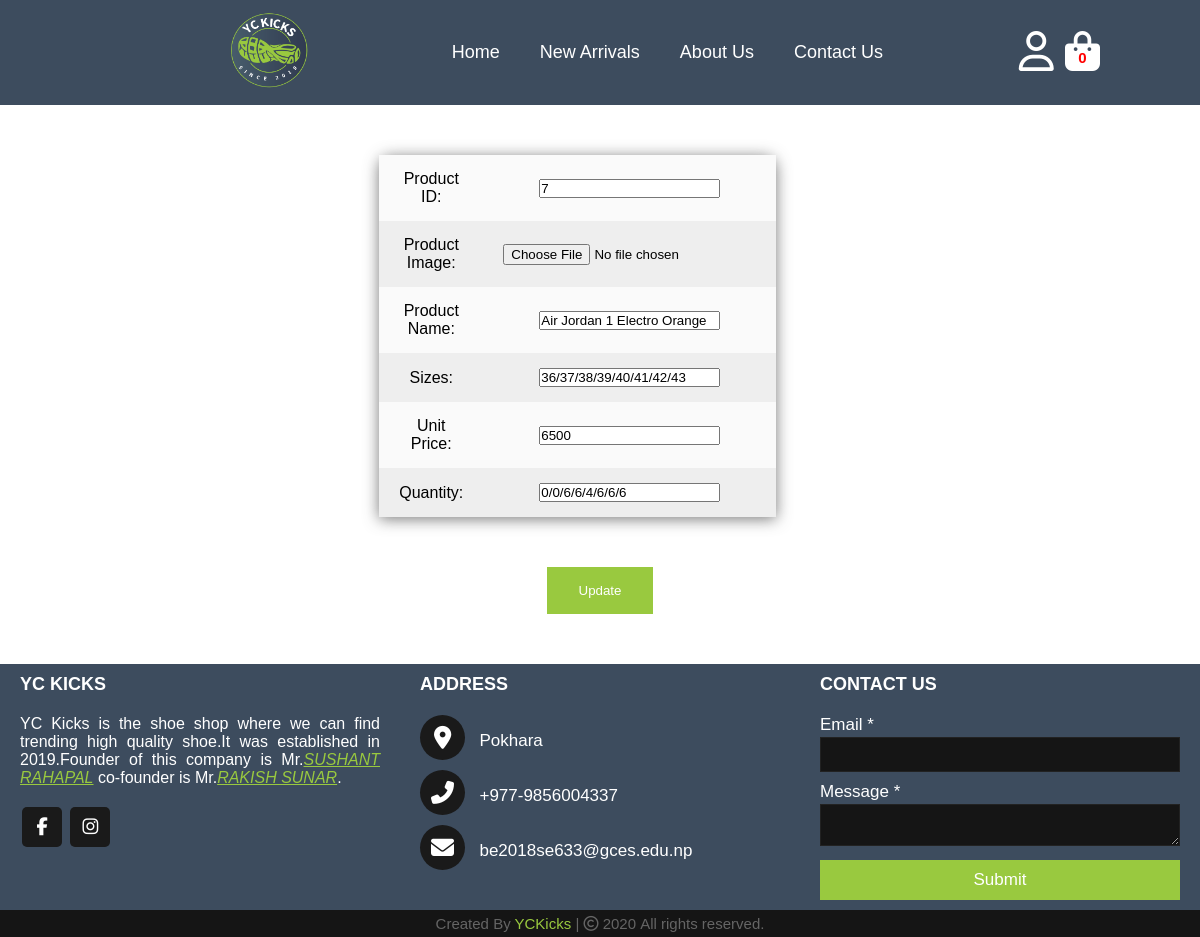
Page /update.php?id=7 on the committed database.
### tables this page shows
CREATE TABLE `cartadmin` (
  `id` int(4) NOT NULL,
  `Pic` varchar(255) NOT NULL,
  `Product_Name` varchar(255) NOT NULL,
  `Size` text NOT NULL,
  `Unit_Price` int(55) NOT NULL,
  `quantity` text NOT NULL
);

### update.php (the view, shortened to what this page needs)
<?php
    require "header.php";
?>
<?php
    include 'connection.php';
    $id = $_GET['id'];
    $q ="SELECT * FROM cartadmin WHERE id=$id";
    $query=mysqli_query($con,$q);
   foreach(mysqli_fetch_all($query,MYSQLI_ASSOC) as $result)
   {
        $file = $result['Pic'];
        $ProductName = $result['Product_Name'];
        $Size= $result['Size'];
        $UnitPrice = $result['Unit_Price'];
        $Quantity=$result['quantity'];
    }
?>
<!DOCTYPE html>
<html lang="en">
<head>
    <link rel="stylesheet" href="css/update.css">
</head>
<body>
     <form action="edit.php" method="post" enctype="multipart/form-data" class="eupload">
    <div class="">
    <table>
   <tr>
    <td>Product ID:</td>
    <td><input type="text" name="id" value = "<?= $id ?>" readonly></td>
   </tr>
    <tr>
    <td>Product Image:</td>
    <td><input type="file" name="pic" value="<?php echo $file;?>"></td>
    </tr>
    <tr>
    <td>Product Name:</td>
    <td><input type="text" name="product_name" value="<?php echo $ProductName;?>" ></td>
    </tr>
    <tr>
    <td>Sizes:</td>
    <td><input type="text" name="size" value="<?php echo $Size;?>"></td>
    </tr>
    <tr>
    <td>Unit Price:</td>
    <td><input type="text" name="unit_price" value="<?php echo $UnitPrice;?>"></td>
    </tr>
    <td>Quantity:</td>
    <td><input type="text" name="quantity" value="<?php echo $Quantity;?>"></td>
    </table>
    </div>
    <input type="submit" name="update" value = "Update" class="ebtn">
</form>
</body>
</html>
<?php
    require "footer.php";
?>

### css/header.css (style rules this page uses)
* { margin: 0; padding: 0; font-family: 'Work Sans', sans-serif; }

### css/update.css (style rules this page uses)
* { margin: 0; padding: 0; box-sizing: border-box; }
.eupload { margin-top: 50px; display: flex; flex-direction: column; justify-content: center; align-items: center; height: auto; }
table { width: 60%; border-collapse: collapse; border-spacing: 0; box-shadow: 0 2px 15px rgba(64, 64, 64, .7); border-radius: 12px 12px 0 0; margin-bottom: 50px; }
td, th { padding: 15px 20px; text-align: center; }
tr { width: 100%; background-color: #fafafa; font-family: 'Montserrat', sans-serif; }
tr:nth-child(even) { background-color: #eeeeee; }
.ebtn { background-color: #99c93f; border: none; color: white; padding: 16px 32px; text-decoration: none; margin-bottom: 50px; cursor: pointer; }

### css/footer.css (style rules this page uses)
* { margin: 0; padding: 0; box-sizing: border-box; font-family: sans-serif; }

### rows in the picture
cartadmin: product_name "Air Jordan 1 Electro Orange", size "36/37/38/39/40/41/42/43", unit_price "6500", quantity "0/0/6/6/4/6/6/6"

### other values in the picture
count($total_product) "0"
